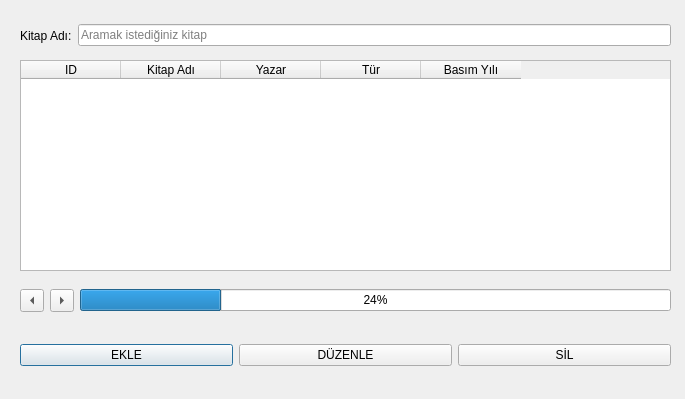
<?xml version="1.0" encoding="UTF-8"?>
<ui version="4.0">
 <class>Dialog</class>
 <widget class="QDialog" name="Dialog">
  <property name="geometry">
   <rect>
    <x>0</x>
    <y>0</y>
    <width>685</width>
    <height>399</height>
   </rect>
  </property>
  <property name="windowTitle">
   <string>Dialog</string>
  </property>
  <widget class="QWidget" name="horizontalLayoutWidget">
   <property name="geometry">
    <rect>
     <x>20</x>
     <y>10</y>
     <width>651</width>
     <height>51</height>
    </rect>
   </property>
   <layout class="QHBoxLayout" name="horizontalLayout">
    <item>
     <widget class="QLabel" name="label">
      <property name="text">
       <string>Kitap Adı:</string>
      </property>
     </widget>
    </item>
    <item>
     <widget class="QLineEdit" name="leKitapara">
      <property name="placeholderText">
       <string>Aramak istediğiniz kitap</string>
      </property>
     </widget>
    </item>
   </layout>
  </widget>
  <widget class="QWidget" name="horizontalLayoutWidget_2">
   <property name="geometry">
    <rect>
     <x>20</x>
     <y>330</y>
     <width>651</width>
     <height>51</height>
    </rect>
   </property>
   <layout class="QHBoxLayout" name="horizontalLayout_2">
    <item>
     <widget class="QPushButton" name="btnEkle">
      <property name="text">
       <string>EKLE</string>
      </property>
     </widget>
    </item>
    <item>
     <widget class="QPushButton" name="btnDuzenle">
      <property name="text">
       <string>DÜZENLE</string>
      </property>
     </widget>
    </item>
    <item>
     <widget class="QPushButton" name="btnSil">
      <property name="text">
       <string>SİL</string>
      </property>
     </widget>
    </item>
   </layout>
  </widget>
  <widget class="QWidget" name="horizontalLayoutWidget_3">
   <property name="geometry">
    <rect>
     <x>20</x>
     <y>280</y>
     <width>651</width>
     <height>41</height>
    </rect>
   </property>
   <layout class="QHBoxLayout" name="horizontalLayout_3">
    <item>
     <widget class="QToolButton" name="btnonceki">
      <property name="text">
       <string>...</string>
      </property>
      <property name="arrowType">
       <enum>Qt::LeftArrow</enum>
      </property>
     </widget>
    </item>
    <item>
     <widget class="QToolButton" name="btnsonraki">
      <property name="layoutDirection">
       <enum>Qt::LeftToRight</enum>
      </property>
      <property name="text">
       <string>...</string>
      </property>
      <property name="arrowType">
       <enum>Qt::RightArrow</enum>
      </property>
     </widget>
    </item>
    <item>
     <widget class="QProgressBar" name="progressBar">
      <property name="value">
       <number>24</number>
      </property>
     </widget>
    </item>
   </layout>
  </widget>
  <widget class="QTableWidget" name="tableWidget">
   <property name="geometry">
    <rect>
     <x>20</x>
     <y>60</y>
     <width>651</width>
     <height>211</height>
    </rect>
   </property>
   <column>
    <property name="text">
     <string>ID</string>
    </property>
   </column>
   <column>
    <property name="text">
     <string>Kitap Adı</string>
    </property>
   </column>
   <column>
    <property name="text">
     <string>Yazar</string>
    </property>
   </column>
   <column>
    <property name="text">
     <string>Tür</string>
    </property>
   </column>
   <column>
    <property name="text">
     <string>Basım Yılı</string>
    </property>
   </column>
  </widget>
 </widget>
 <resources/>
 <connections/>
</ui>
